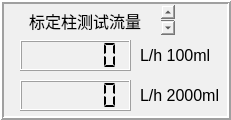
   <widget class="QFrame" name="frame_15">
    <property name="geometry">
     <rect>
      <x>10</x>
      <y>705</y>
      <width>231</width>
      <height>120</height>
     </rect>
    </property>
    <property name="styleSheet">
     <string notr="true">background-color: rgb(240, 240, 240);
alternate-background-color: rgb(255, 0, 0);</string>
    </property>
    <property name="frameShape">
     <enum>QFrame::Box</enum>
    </property>
    <property name="frameShadow">
     <enum>QFrame::Raised</enum>
    </property>
    <property name="lineWidth">
     <number>2</number>
    </property>
    <widget class="QLabel" name="label_25">
     <property name="geometry">
      <rect>
       <x>140</x>
       <y>40</y>
       <width>71</width>
       <height>31</height>
      </rect>
     </property>
     <property name="sizePolicy">
      <sizepolicy hsizetype="Fixed" vsizetype="Fixed">
       <horstretch>0</horstretch>
       <verstretch>0</verstretch>
      </sizepolicy>
     </property>
     <property name="font">
      <font>
       <family>Arial</family>
       <pointsize>12</pointsize>
       <weight>50</weight>
       <italic>false</italic>
       <bold>false</bold>
      </font>
     </property>
     <property name="styleSheet">
      <string notr="true">font: 12pt &quot;Arial&quot;;</string>
     </property>
     <property name="text">
      <string notr="true" extracomment="mL/min">&lt;html&gt;&lt;head/&gt;&lt;body&gt;&lt;p&gt;L/h 100ml&lt;/p&gt;&lt;/body&gt;&lt;/html&gt;</string>
     </property>
     <property name="textFormat">
      <enum>Qt::AutoText</enum>
     </property>
    </widget>
    <widget class="QLCDNumber" name="lcdNumber_11">
     <property name="geometry">
      <rect>
       <x>20</x>
       <y>40</y>
       <width>111</width>
       <height>31</height>
      </rect>
     </property>
     <property name="minimumSize">
      <size>
       <width>80</width>
       <height>25</height>
      </size>
     </property>
     <property name="font">
      <font>
       <family>Arial</family>
       <pointsize>12</pointsize>
       <weight>50</weight>
       <italic>false</italic>
       <bold>false</bold>
      </font>
     </property>
     <property name="styleSheet">
      <string notr="true">font: 12pt &quot;Arial&quot;;</string>
     </property>
     <property name="smallDecimalPoint">
      <bool>false</bool>
     </property>
     <property name="digitCount">
      <number>6</number>
     </property>
     <property name="segmentStyle">
      <enum>QLCDNumber::Flat</enum>
     </property>
    </widget>
    <widget class="QTextEdit" name="textEdit_17">
     <property name="geometry">
      <rect>
       <x>25</x>
       <y>5</y>
       <width>150</width>
       <height>30</height>
      </rect>
     </property>
     <property name="font">
      <font>
       <family>Arial</family>
       <pointsize>12</pointsize>
       <kerning>true</kerning>
      </font>
     </property>
     <property name="styleSheet">
      <string notr="true">background-color: rgb(240, 240, 240);
alternate-background-color: rgb(255, 0, 0);</string>
     </property>
     <property name="frameShape">
      <enum>QFrame::NoFrame</enum>
     </property>
     <property name="lineWidth">
      <number>0</number>
     </property>
     <property name="html">
      <string>&lt;!DOCTYPE HTML PUBLIC &quot;-//W3C//DTD HTML 4.0//EN&quot; &quot;http://www.w3.org/TR/REC-html40/strict.dtd&quot;&gt;
&lt;html&gt;&lt;head&gt;&lt;meta name=&quot;qrichtext&quot; content=&quot;1&quot; /&gt;&lt;style type=&quot;text/css&quot;&gt;
p, li { white-space: pre-wrap; }
&lt;/style&gt;&lt;/head&gt;&lt;body style=&quot; font-family:'Arial'; font-size:12pt; font-weight:400; font-style:normal;&quot;&gt;
&lt;p style=&quot; margin-top:0px; margin-bottom:0px; margin-left:0px; margin-right:0px; -qt-block-indent:0; text-indent:0px;&quot;&gt;标定柱测试流量&lt;/p&gt;&lt;/body&gt;&lt;/html&gt;</string>
     </property>
     <property name="acceptRichText">
      <bool>false</bool>
     </property>
    </widget>
    <widget class="QLCDNumber" name="lcdNumber_25">
     <property name="geometry">
      <rect>
       <x>20</x>
       <y>80</y>
       <width>111</width>
       <height>31</height>
      </rect>
     </property>
     <property name="minimumSize">
      <size>
       <width>80</width>
       <height>25</height>
      </size>
     </property>
     <property name="font">
      <font>
       <family>Arial</family>
       <pointsize>12</pointsize>
       <weight>50</weight>
       <italic>false</italic>
       <bold>false</bold>
      </font>
     </property>
     <property name="styleSheet">
      <string notr="true">font: 12pt &quot;Arial&quot;;</string>
     </property>
     <property name="smallDecimalPoint">
      <bool>false</bool>
     </property>
     <property name="digitCount">
      <number>6</number>
     </property>
     <property name="segmentStyle">
      <enum>QLCDNumber::Flat</enum>
     </property>
    </widget>
    <widget class="QLabel" name="label_26">
     <property name="geometry">
      <rect>
       <x>140</x>
       <y>80</y>
       <width>81</width>
       <height>31</height>
      </rect>
     </property>
     <property name="sizePolicy">
      <sizepolicy hsizetype="Fixed" vsizetype="Fixed">
       <horstretch>0</horstretch>
       <verstretch>0</verstretch>
      </sizepolicy>
     </property>
     <property name="font">
      <font>
       <family>Arial</family>
       <pointsize>12</pointsize>
       <weight>50</weight>
       <italic>false</italic>
       <bold>false</bold>
      </font>
     </property>
     <property name="styleSheet">
      <string notr="true">font: 12pt &quot;Arial&quot;;</string>
     </property>
     <property name="text">
      <string notr="true" extracomment="mL/min">&lt;html&gt;&lt;head/&gt;&lt;body&gt;&lt;p&gt;L/h 2000ml&lt;/p&gt;&lt;/body&gt;&lt;/html&gt;</string>
     </property>
     <property name="textFormat">
      <enum>Qt::AutoText</enum>
     </property>
    </widget>
   </widget>
